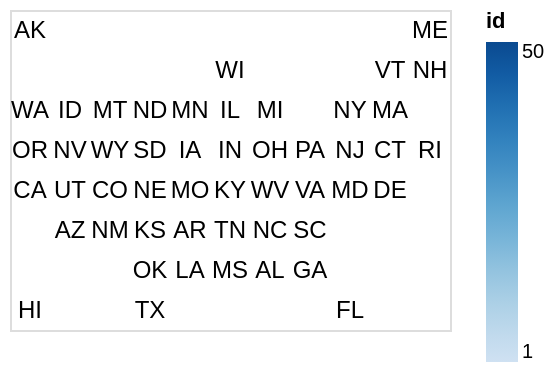

The cell this chart's notebook holds for it:
### Code cell
text

### Figure 1 — Vega-Lite specification as saved in the notebook (floating-point values rounded to 4 significant figures)
{"config": {"view": {"continuousWidth": 300, "continuousHeight": 300}}, "data": {"name": "data-8ab3c0fd7777194095be44c48359d9a7"}, "mark": {"type": "text", "align": "center", "baseline": "middle", "fill": "black", "fontSize": 12}, "encoding": {"color": {"field": "id", "type": "quantitative"}, "text": {"field": "code", "type": "ordinal"}, "x": {"axis": null, "field": "col", "type": "ordinal"}, "y": {"axis": null, "field": "row", "type": "ordinal"}}, "$schema": "https://vega.github.io/schema/vega-lite/v5.20.1.json", "datasets": {"data-8ab3c0fd7777194095be44c48359d9a7": [{"id": 1, "publication": "New York Times 2", "state": "Alaska", "code": "AK", "col": 3, "row": 1}, {"id": 2, "publication": "New York Times 2", "state": "Washington", "code": "WA", "col": 3, "row": 3}, {"id": 3, "publication": "New York Times 2", "state": "Oregon", "code": "OR", "col": 3, "row": 4}, {"id": 4, "publication": "New York Times 2", "state": "California", "code": "CA", "col": 3, "row": 5}, {"id": 5, "publication": "New York Times 2", "state": "Hawaii", "code": "HI", "col": 3, "row": 8}, {"id": 6, "publication": "New York Times 2", "state": "Idaho", "code": "ID", "col": 4, "row": 3}, {"id": 7, "publication": "New York Times 2", "state": "Nevada", "code": "NV", "col": 4, "row": 4}, {"id": 8, "publication": "New York Times 2", "state": "Utah", "code": "UT", "col": 4, "row": 5}, {"id": 9, "publication": "New York Times 2", "state": "Arizona", "code": "AZ", "col": 4, "row": 6}, {"id": 10, "publication": "New York Times 2", "state": "Montana", "code": "MT", "col": 5, "row": 3}, {"id": 11, "publication": "New York Times 2", "state": "Wyoming", "code": "WY", "col": 5, "row": 4}, {"id": 12, "publication": "New York Times 2", "state": "Colorado", "code": "CO", "col": 5, "row": 5}, {"id": 13, "publication": "New York Times 2", "state": "New Mexico", "code": "NM", "col": 5, "row": 6}, {"id": 14, "publication": "New York Times 2", "state": "North Dakota", "code": "ND", "col": 6, "row": 3}, {"id": 15, "publication": "New York Times 2", "state": "South Dakota", "code": "SD", "col": 6, "row": 4}, {"id": 16, "publication": "New York Times 2", "state": "Nebraska", "code": "NE", "col": 6, "row": 5}, {"id": 17, "publication": "New York Times 2", "state": "Kansas", "code": "KS", "col": 6, "row": 6}, {"id": 18, "publication": "New York Times 2", "state": "Oklahoma", "code": "OK", "col": 6, "row": 7}, {"id": 19, "publication": "New York Times 2", "state": "Texas", "code": "TX", "col": 6, "row": 8}, {"id": 20, "publication": "New York Times 2", "state": "Minnesota", "code": "MN", "col": 7, "row": 3}, {"id": 21, "publication": "New York Times 2", "state": "Iowa", "code": "IA", "col": 7, "row": 4}, {"id": 22, "publication": "New York Times 2", "state": "Missouri", "code": "MO", "col": 7, "row": 5}, {"id": 23, "publication": "New York Times 2", "state": "Arkansas", "code": "AR", "col": 7, "row": 6}, {"id": 24, "publication": "New York Times 2", "state": "Louisiana", "code": "LA", "col": 7, "row": 7}, {"id": 25, "publication": "New York Times 2", "state": "Wisconsin", "code": "WI", "col": 8, "row": 2}, {"id": 26, "publication": "New York Times 2", "state": "Illinois", "code": "IL", "col": 8, "row": 3}, {"id": 27, "publication": "New York Times 2", "state": "Indiana", "code": "IN", "col": 8, "row": 4}, {"id": 28, "publication": "New York Times 2", "state": "Kentucky", "code": "KY", "col": 8, "row": 5}, {"id": 29, "publication": "New York Times 2", "state": "Tennessee", "code": "TN", "col": 8, "row": 6}, {"id": 30, "publication": "New York Times 2", "state": "Mississippi", "code": "MS", "col": 8, "row": 7}, {"id": 31, "publication": "New York Times 2", "state": "Michigan", "code": "MI", "col": 9, "row": 3}, {"id": 32, "publication": "New York Times 2", "state": "Ohio", "code": "OH", "col": 9, "row": 4}, {"id": 33, "publication": "New York Times 2", "state": "West Virginia", "code": "WV", "col": 9, "row": 5}, {"id": 34, "publication": "New York Times 2", "state": "North Carolina", "code": "NC", "col": 9, "row": 6}, {"id": 35, "publication": "New York Times 2", "state": "Alabama", "code": "AL", "col": 9, "row": 7}, {"id": 36, "publication": "New York Times 2", "state": "Pennsylvania", "code": "PA", "col": 10, "row": 4}, {"id": 37, "publication": "New York Times 2", "state": "Virginia", "code": "VA", "col": 10, "row": 5}, {"id": 38, "publication": "New York Times 2", "state": "South Carolina", "code": "SC", "col": 10, "row": 6}, {"id": 39, "publication": "New York Times 2", "state": "Georgia", "code": "GA", "col": 10, "row": 7}, {"id": 40, "publication": "New York Times 2", "state": "New York", "code": "NY", "col": 11, "row": 3}, {"id": 41, "publication": "New York Times 2", "state": "New Jersey", "code": "NJ", "col": 11, "row": 4}, {"id": 42, "publication": "New York Times 2", "state": "Maryland", "code": "MD", "col": 11, "row": 5}, {"id": 43, "publication": "New York Times 2", "state": "Florida", "code": "FL", "col": 11, "row": 8}, {"id": 44, "publication": "New York Times 2", "state": "Vermont", "code": "VT", "col": 12, "row": 2}, {"id": 45, "publication": "New York Times 2", "state": "Massachusetts", "code": "MA", "col": 12, "row": 3}, {"id": 46, "publication": "New York Times 2", "state": "Connecticut", "code": "CT", "col": 12, "row": 4}, {"id": 47, "publication": "New York Times 2", "state": "Delaware", "code": "DE", "col": 12, "row": 5}, {"id": 48, "publication": "New York Times 2", "state": "Maine", "code": "ME", "col": 13, "row": 1}, {"id": 49, "publication": "New York Times 2", "state": "New Hampshire", "code": "NH", "col": 13, "row": 2}, {"id": 50, "publication": "New York Times 2", "state": "Rhode Island", "code": "RI", "col": 13, "row": 4}]}}
